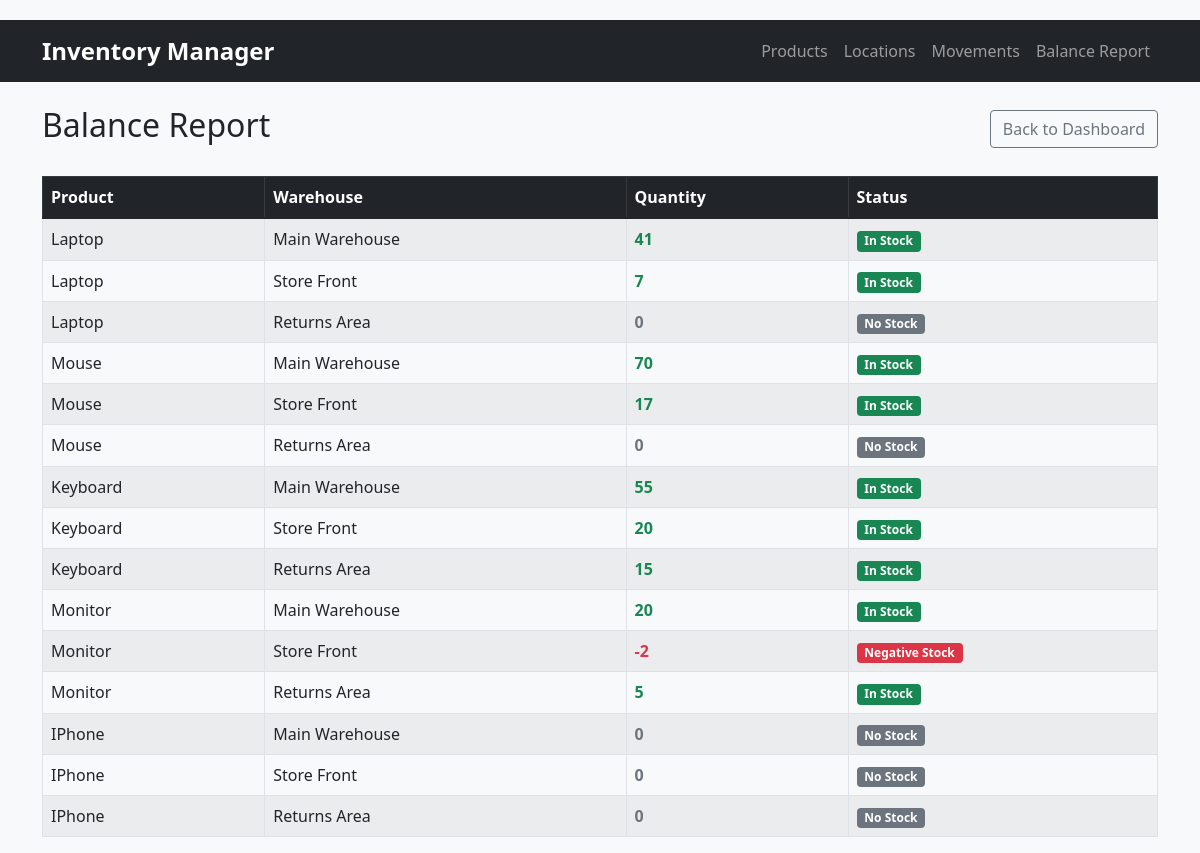
Screenshot of /report with the database file from the repository.
### modules.py (models this page shows)
class Product(db.Model):
    product_id = db.Column(db.String(50), primary_key=True, default=lambda: str(uuid.uuid4()))
    name = db.Column(db.String(100), nullable=False)
    description = db.Column(db.Text)

class Location(db.Model):
    location_id = db.Column(db.String(50), primary_key=True, default=lambda: str(uuid.uuid4()))
    name = db.Column(db.String(100), nullable=False)
    description = db.Column(db.Text)

### app.py (the view)
@app.route('/report')
def report():
    products = Product.query.all()
    locations = Location.query.all()
    balances = []
    for product in products:
        for location in locations:
            qty = calculate_stock(product.product_id, location.location_id)
            balances.append({
                'product_name': product.name,
                'location_name': location.name,
                'quantity': qty
            })
    return render_template('report.html', balances=balances)

### app.py (called while the page is built)
def calculate_stock(product_id, location_id):
    stock_in = db.session.query(func.coalesce(func.sum(ProductMovement.quantity), 0)).filter(
        ProductMovement.product_id == product_id,
        ProductMovement.to_location == location_id
    ).scalar()
    stock_out = db.session.query(func.coalesce(func.sum(ProductMovement.quantity), 0)).filter(
        ProductMovement.product_id == product_id,
        ProductMovement.from_location == location_id
    ).scalar()
    return stock_in - stock_out

### templates/report.html
{% extends "base.html" %}
{% block content %}
<div class="d-flex justify-content-between align-items-center mb-4">
    <h2>Balance Report</h2>
    <a href="{{ url_for('index') }}" class="btn btn-outline-secondary">Back to Dashboard</a>
</div>
<table class="table table-striped table-bordered">
    <thead class="table-dark">
        <tr>
            <th>Product</th>
            <th>Warehouse</th>
            <th>Quantity</th>
            <th>Status</th>
        </tr>
    </thead>
    <tbody>
        {% for balance in balances %}
        <tr>
            <td>{{ balance.product_name }}</td>
            <td>{{ balance.location_name }}</td>
            <td class="fw-bold
                {% if balance.quantity > 0 %}text-success
                {% elif balance.quantity < 0 %}text-danger
                {% else %}text-muted
                {% endif %}">
                {{ balance.quantity }}
            </td>
            <td>
                {% if balance.quantity > 0 %}
                    <span class="badge bg-success">In Stock</span>
                {% elif balance.quantity < 0 %}
                    <span class="badge bg-danger">Negative Stock</span>
                {% else %}
                    <span class="badge bg-secondary">No Stock</span>
                {% endif %}
            </td>
        </tr>
        {% else %}
        <tr>
            <td colspan="4" class="text-center text-muted">No products or locations found.</td>
        </tr>
        {% endfor %}
    </tbody>
</table>
{% endblock %}

### static/style.css (style rules this page uses)
body { background-color: #f8f9fa; padding-top: 20px; }
.table th { border-top: none; }

### rows the page displays
Product: product_name "Laptop" "Laptop" "Laptop"
Location: location_name "Main Warehouse" "Main Warehouse" "Main Warehouse" "Main Warehouse" "Main Warehouse"
Location: location_name "Store Front" "Store Front" "Store Front" "Store Front" "Store Front"
Location: location_name "Returns Area" "Returns Area" "Returns Area" "Returns Area" "Returns Area"
Product: product_name "Mouse" "Mouse" "Mouse"
Product: product_name "Keyboard" "Keyboard" "Keyboard"
Product: product_name "Monitor" "Monitor" "Monitor"
Product: product_name "IPhone" "IPhone" "IPhone"

### other values shown
{{ balance.quantity }} "41" "7" "0" "70" "17" "0" "55" "20" "15" "20" "-2" "5" "0" "0" "0"
